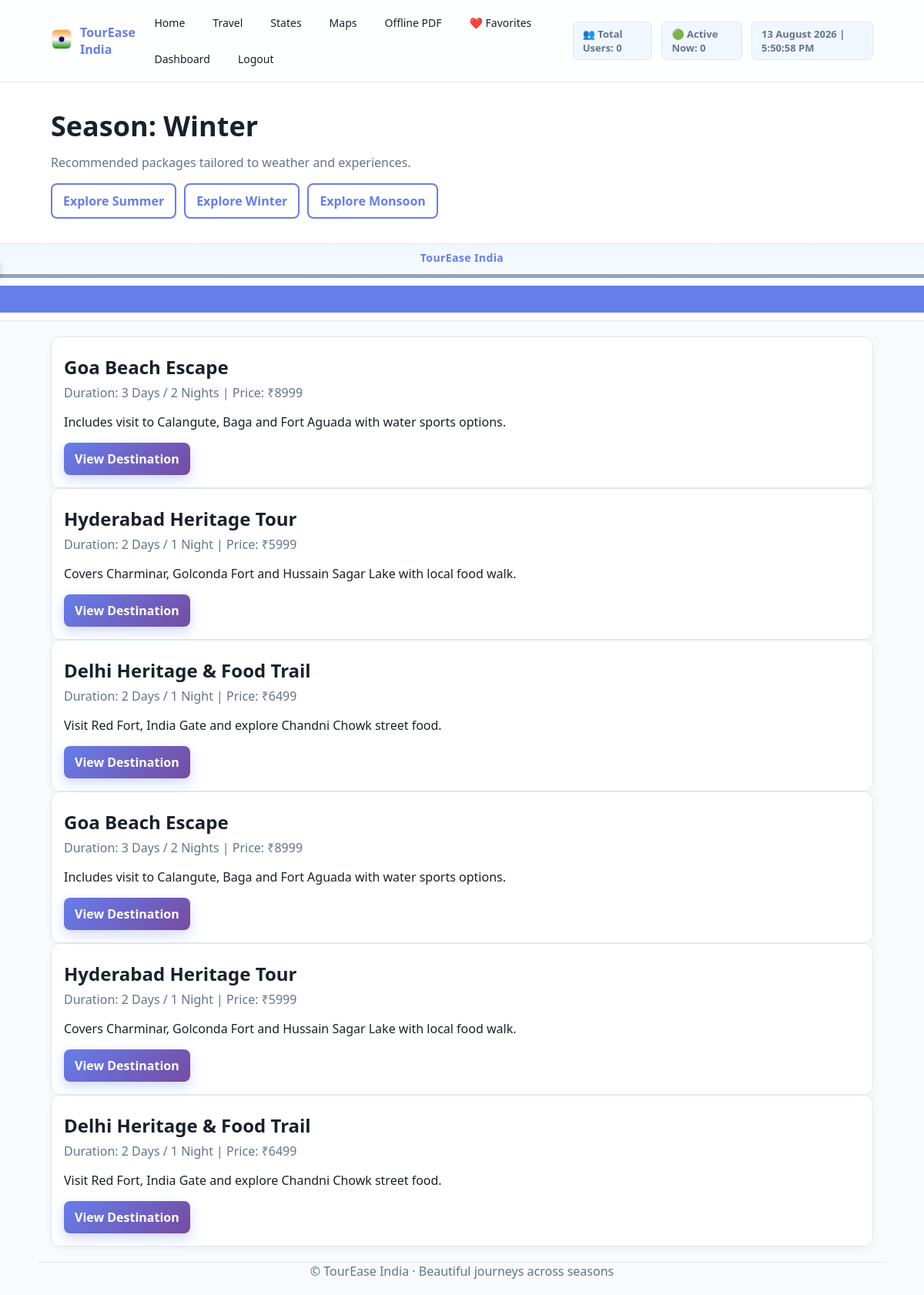
Screenshot of /season/Winter (signed in) with the database file from the repository.
### tables this page shows
CREATE TABLE packages (
    id INTEGER PRIMARY KEY AUTOINCREMENT,
    destination_id INTEGER NOT NULL,
    name TEXT NOT NULL,
    season TEXT NOT NULL,
    price INTEGER NOT NULL,
    duration TEXT NOT NULL,
    details TEXT,
    FOREIGN KEY(destination_id) REFERENCES destinations(id) ON DELETE CASCADE
);

### app.py (the view)
@app.route('/season/<season>')
@login_required
def season(season):
    db = get_db()
    packages = db.execute("SELECT * FROM packages WHERE season=?", (season,)).fetchall()
    return render_template('season.html', packages=packages, season=season)

### templates/season.html (shortened to what this page needs)
{% extends 'base.html' %}
{% block hero %}
<section class="hero" style="background:#fff">
    <div class="hero-inner">
        <div>
            <h1>Season: {{ season }}</h1>
            <p class="muted">Recommended packages tailored to weather and experiences.</p>
            <div style="display:flex;gap:10px;flex-wrap:wrap;margin-top:8px">
                <a class="btn btn-outline" href="/season_places?season=Summer">Explore Summer</a>
                <a class="btn btn-outline" href="/season_places?season=Winter">Explore Winter</a>
                <a class="btn btn-outline" href="/season_places?season=Monsoon">Explore Monsoon</a>
            </div>
        </div>
    </div>
</section>
{% endblock %}
{% block content %}
    {% if places is defined and places|length > 0 %}
        <div class="card">
            <div style="display:flex;gap:10px;flex-wrap:wrap;align-items:center;justify-content:space-between">
                <div style="display:flex;gap:10px;flex-wrap:wrap;align-items:center">
                    <strong>Filter by season</strong>
                {% if state %}
                    <a class="btn {% if season=='All' %}btn-primary{% else %}btn-outline{% endif %}" href="/places_by_state?state={{ state|urlencode }}&season=All">All</a>
                    <a class="btn {% if season=='Winter' %}btn-primary{% else %}btn-outline{% endif %}" href="/places_by_state?state={{ state|urlencode }}&season=Winter">Winter</a>
                    <a class="btn {% if season=='Monsoon' %}btn-primary{% else %}btn-outline{% endif %}" href="/places_by_state?state={{ state|urlencode }}&season=Monsoon">Monsoon</a>
                    <a class="btn {% if season=='Summer' %}btn-primary{% else %}btn-outline{% endif %}" href="/places_by_state?state={{ state|urlencode }}&season=Summer">Summer</a>
                {% else %}
                    <a class="btn {% if season=='All' %}btn-primary{% else %}btn-outline{% endif %}" href="/season_places?season=All">All</a>
                    <a class="btn {% if season=='Winter' %}btn-primary{% else %}btn-outline{% endif %}" href="/season_places?season=Winter">Winter</a>
                    <a class="btn {% if season=='Monsoon' %}btn-primary{% else %}btn-outline{% endif %}" href="/season_places?season=Monsoon">Monsoon</a>
                    <a class="btn {% if season=='Summer' %}btn-primary{% else %}btn-outline{% endif %}" href="/season_places?season=Summer">Summer</a>
                {% endif %}
                </div>
                <div>
                    {% if state %}
                    <a class="btn btn-outline" href="/itinerary?state={{ state|urlencode }}&days=5">Plan Itinerary</a>
                    {% else %}
                    <a class="btn btn-outline" href="/states">Plan Itinerary</a>
                    {% endif %}
                    <a class="btn btn-primary" href="/download_pdf?state={{ state|urlencode }}&season={{ season|urlencode }}">Download Guide (PDF)</a>
                </div>
            </div>
        </div>
        {% if states is defined and states|length > 0 %}
        <div class="card">
            <div style="display:flex;gap:10px;flex-wrap:wrap;align-items:center;justify-content:space-between">
                <div>
                    <strong>State</strong>
                    <select id="stateSelect" style="margin-left:8px;padding:8px 10px;border:1px solid #eee;border-radius:8px">
                        {% for s in states %}
                            <option value="{{ s }}" {% if s==state %}selected{% endif %}>{{ s }}</option>
                        {% endfor %}
                    </select>
                </div>
                <div class="muted">Showing places in {{ state or 'All States' }}</div>
            </div>
            <script>
                (function(){
                    var sel = document.getElementById('stateSelect');
                    if(sel){
                        sel.addEventListener('change', function(){
                            var s = encodeURIComponent(this.value);
                            var season = encodeURIComponent('{{ season }}');
                            window.location.href = '/places_by_state?state=' + s + '&season=' + season;
                        });
                    }
                })();
            </script>
        </div>
        {% endif %}
        <div class="card">
            <h2 class="section-title"><span>City Transport & Bookings</span></h2>
            <div style="display:flex;gap:10px;flex-wrap:wrap">
                <a class="btn btn-outline" href="https://www.rapido.bike/" target="_blank" rel="noopener">Rapido</a>
                <a class="btn btn-outline" href="https://www.redbus.in/" target="_blank" rel="noopener">Bus Tickets</a>
                    <a class="btn btn-outline" href="/tickets{% if state %}?from={{ state|urlencode }}{% endif %}" target="_blank" rel="noopener">Flight Tickets</a>
                {% if transport is defined and transport.metros and transport.metros|length > 0 %}
                    {% for m in transport.metros %}
                        <a class="btn btn-outline" href="{{ m.url }}" target="_blank" rel="noopener">{{ m.label }}</a>
                    {% endfor %}
                {% endif %}
            </div>
            {% if state and state == 'Telangana' %}
            <div class="card" style="margin-top:10px">
                <strong>Tip</strong>
                <p class="muted" style="margin:6px 0">Metro tickets are available in PhonePe and Paytm. No need to download the T Savari app.</p>
            </div>
            {% endif %}
        </div>
        {% for p in places %}
        {% if loop.index <= 5 %}
        {% set slug = ('place-' ~ (p.name|lower|replace(' ','-')) ~ '-' ~ (p.city|lower|replace(' ','-'))) %}
        <div id="{{ slug }}" class="card place-row-lr">
            <div>
                {% if p.image %}
                    <img src="{{ p.image }}" alt="{{ p.name }}" class="place-img" onclick="openPreview('{{ p.image }}')" onerror="this.src='https://upload.wikimedia.org/wikipedia/commons/6/6e/India_collage.jpg'" loading="lazy">
                {% endif %}
            </div>
            <div>
                <h2 style="margin:6px 0">{{ p.name }}</h2>
                {% if p.best == 'Winter' %}
                    <span class="badge-pill">Best in Winter</span>
                {% elif p.best == 'Monsoon' %}
                    <span class="badge-pill">Ideal in Monsoon</span>
                {% elif p.best == 'Summer' %}
                    <span class="badge-pill">Good in Summer</span>
                {% else %}
                    <span class="badge-pill">All Seasons</span>
                {% endif %}
                <div class="muted" style="margin-top:6px">{{ p.city }} · {{ p.state }}</div>
                {% if p.desc %}
                <p style="margin:6px 0">{{ p.desc }}</p>
                {% endif %}
                <div style="display:grid;grid-template-columns:repeat(2,1fr);gap:8px;margin-top:10px">
                    <div>
                        <div style="font-weight:700">Entrance Fee</div>
                        <div class="muted">{{ p.fee or '—' }}</div>
                    </div>
                    <div>
                        <div style="font-weight:700">Google Rating</div>
                        <div class="muted">{{ p.rating or '—' }}</div>
                    </div>
                    <div>
                        <div style="font-weight:700">Time Needed</div>
                        <div class="muted">{{ p.time_hrs or '—' }} hrs</div>
                    </div>
                    <div>
                        <div style="font-weight:700">Weekly Off</div>
                        <div class="muted">{{ p.weekly_off or '—' }}</div>
                    </div>
                    <div>
                        <div style="font-weight:700">Season Note</div>
                        <div class="muted">{{ p.best_text or '—' }}</div>
                    </div>
                    <div>
                        <div style="font-weight:700">DSLR Allowed</div>
                        <div class="muted">{{ p.dslr or '—' }}</div>
                    </div>
                    <div>
                        <div style="font-weight:700">Airport/Railway</div>
                        <div class="muted">Approx distance: —</div>
                    </div>
                </div>
                <div style="display:flex;gap:8px;flex-wrap:wrap;margin-top:10px">
                    <a class="btn btn-outline" href="https://www.redbus.in/" target="_blank" rel="noopener">Bus Tickets</a>
                    <a class="btn btn-outline" href="https://www.google.com/search?q=hotels+near+{{ (p.name ~ ' ' ~ p.city ~ ' ' ~ p.state)|urlencode }}" target="_blank" rel="noopener">Stay Nearby</a>
                    <a class="btn btn-outline" href="https://www.google.com/search?q={{ (p.state ~ ' local transport')|urlencode }}" target="_blank" rel="noopener">Local Transport</a>
                    {% if state %}
                    <a class="btn btn-outline" href="/itinerary?state={{ state|urlencode }}&days=5">Add to Itinerary</a>
                    {% endif %}
                    <a class="btn btn-outline" href="https://www.google.com/search?q={{ (p.name ~ ' ' ~ p.city ~ ' ' ~ p.state)|urlencode }}" target="_blank" rel="noopener">View Details</a>
                </div>
                {% set mq = p.map_q if p.map_q else (p.city ~ ', ' ~ p.state if p.city and p.state else (p.name ~ ', India')) %}
                <div style="display:flex;align-items:center;justify-content:space-between;margin-top:12px">
                    <div style="font-weight:700">Map</div>
                    <a class="btn btn-outline" target="_blank" rel="noopener" href="https://www.google.com/maps/search/{{ mq|urlencode }}">Open Map</a>
                </div>
                <iframe style="width:100%;height:220px;border:0;border-radius:8px" src="https://www.google.com/maps?q={{ mq|urlencode }}&output=embed" allowfullscreen loading="lazy"></iframe>
            </div>
        </div>
        {% endif %}
        {% endfor %}
    {% elif packages and packages|length > 0 %}
        {% for p in packages %}
            <div class="card">
                <h2 style="margin:6px 0">{{ p.name }}</h2>
                <div class="muted">Duration: {{ p.duration }} | Price: ₹{{ p.price }}</div>
                <p>{{ p.details }}</p>
                {% if p.destination_id %}
                    <a class="btn btn-primary" href="/place/{{ p.destination_id }}">View Destination</a>
                {% endif %}
            </div>
        {% endfor %}
    {% else %}
        <div class="card">
            <div class="muted">No results available for this season.</div>
        </div>
    {% endif %}
{% endblock %}

### templates/base.html (shortened to what this page needs)
<!DOCTYPE html>
<html lang="en">
<head>
    <link rel="stylesheet" href="/static/css/style.css" />
</head>
<body>
    <nav class="nav">
        <div class="nav-inner">
            <div class="brand">
                <span>
                </span>
                <span>TourEase India</span>
            </div>
            <div class="links">
                <a href="/">Home</a>
                <a href="/season_places?season=Summer">Travel</a>
                <a href="/states">States</a>
                <a href="/maps">Maps</a>
                <a href="/offline_guide">Offline PDF</a>
                {% if session.get('uid') %}
                    <a href="/favorites">❤️ Favorites</a>
                    <a href="/dashboard">Dashboard</a>
                    <a href="/logout">Logout</a>
                {% else %}
                    <a href="/login">Login</a>
                {% endif %}
            </div>
            <div class="top-stats">
                <span class="badge-pill">👥 Total Users: <span id="totalUsers">—</span></span>
                <span class="badge-pill">🟢 Active Now: <span id="activeUsers">—</span></span>
                <span class="badge-pill" id="liveClock">—</span>
            </div>
        </div>
    </nav>
    {% block hero %}{% endblock %}
    <div class="moving-strip" aria-hidden="true">
        <div class="strip-label">TourEase India</div>
        <div class="rail"></div>
        <div class="road"></div>
    </div>
    <main class="container">
        {% block content %}{% endblock %}
    </main>
    <footer class="container">
        <div>© TourEase India · Beautiful journeys across seasons</div>
    </footer>
</body>
</html>

### rows the page displays
packages: name "Goa Beach Escape", duration "3 Days / 2 Nights", price "8999", details "Includes visit to Calangute, Baga and Fort Aguada with water sports options."
packages: name "Hyderabad Heritage Tour", duration "2 Days / 1 Night", price "5999", details "Covers Charminar, Golconda Fort and Hussain Sagar Lake with local food walk."
packages: name "Delhi Heritage & Food Trail", duration "2 Days / 1 Night", price "6499", details "Visit Red Fort, India Gate and explore Chandni Chowk street food."
packages: name "Goa Beach Escape", duration "3 Days / 2 Nights", price "8999", details "Includes visit to Calangute, Baga and Fort Aguada with water sports options."
packages: name "Hyderabad Heritage Tour", duration "2 Days / 1 Night", price "5999", details "Covers Charminar, Golconda Fort and Hussain Sagar Lake with local food walk."
packages: name "Delhi Heritage & Food Trail", duration "2 Days / 1 Night", price "6499", details "Visit Red Fort, India Gate and explore Chandni Chowk street food."

### other values shown
{{ season }} "Winter"
